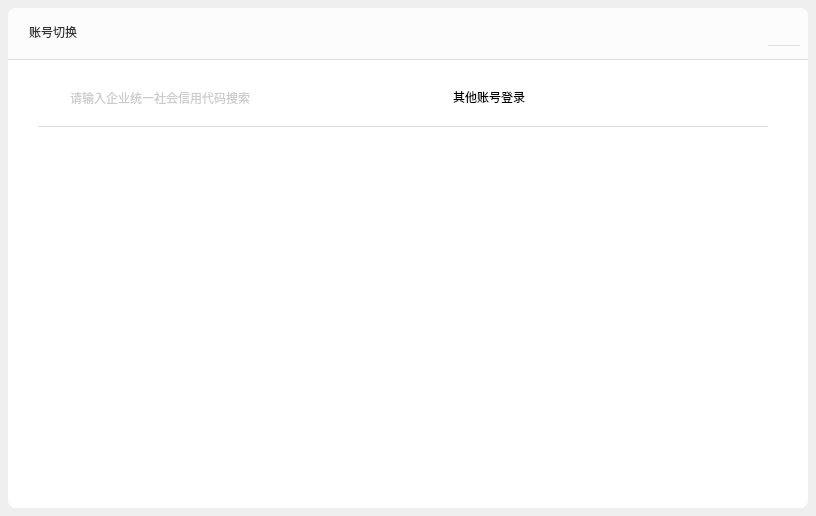
<?xml version="1.0" encoding="UTF-8"?>
<ui version="4.0">
 <class>SwitchAccWidget</class>
 <widget class="QWidget" name="SwitchAccWidget">
  <property name="geometry">
   <rect>
    <x>0</x>
    <y>0</y>
    <width>816</width>
    <height>516</height>
   </rect>
  </property>
  <property name="sizePolicy">
   <sizepolicy hsizetype="Fixed" vsizetype="Fixed">
    <horstretch>0</horstretch>
    <verstretch>0</verstretch>
   </sizepolicy>
  </property>
  <property name="minimumSize">
   <size>
    <width>816</width>
    <height>516</height>
   </size>
  </property>
  <property name="maximumSize">
   <size>
    <width>816</width>
    <height>516</height>
   </size>
  </property>
  <property name="windowTitle">
   <string>SwitchAccWidget</string>
  </property>
  <layout class="QVBoxLayout" name="verticalLayout">
   <property name="spacing">
    <number>0</number>
   </property>
   <property name="leftMargin">
    <number>8</number>
   </property>
   <property name="topMargin">
    <number>8</number>
   </property>
   <property name="rightMargin">
    <number>8</number>
   </property>
   <property name="bottomMargin">
    <number>8</number>
   </property>
   <item>
    <widget class="QWidget" name="FilletWidget" native="true">
     <property name="styleSheet">
      <string notr="true">border-radius:8px;
background-color: rgb(255, 255, 255);</string>
     </property>
     <widget class="QWidget" name="TopWidget" native="true">
      <property name="geometry">
       <rect>
        <x>0</x>
        <y>0</y>
        <width>800</width>
        <height>52</height>
       </rect>
      </property>
      <property name="sizePolicy">
       <sizepolicy hsizetype="Fixed" vsizetype="Fixed">
        <horstretch>0</horstretch>
        <verstretch>0</verstretch>
       </sizepolicy>
      </property>
      <property name="minimumSize">
       <size>
        <width>800</width>
        <height>52</height>
       </size>
      </property>
      <property name="maximumSize">
       <size>
        <width>800</width>
        <height>52</height>
       </size>
      </property>
      <property name="styleSheet">
       <string notr="true">background-color: rgb(252, 252, 252);
border-bottom:1px solid rgb(222, 222, 222);
border-bottom-right-radius:0px;
border-bottom-left-radius:0px;</string>
      </property>
      <widget class="QLabel" name="labelTitle">
       <property name="geometry">
        <rect>
         <x>21</x>
         <y>15</y>
         <width>80</width>
         <height>18</height>
        </rect>
       </property>
       <property name="sizePolicy">
        <sizepolicy hsizetype="Fixed" vsizetype="Fixed">
         <horstretch>0</horstretch>
         <verstretch>0</verstretch>
        </sizepolicy>
       </property>
       <property name="minimumSize">
        <size>
         <width>80</width>
         <height>18</height>
        </size>
       </property>
       <property name="maximumSize">
        <size>
         <width>80</width>
         <height>18</height>
        </size>
       </property>
       <property name="styleSheet">
        <string notr="true">font: 16px &quot;微软雅黑&quot;;
color: rgb(51, 51, 51);
border-bottom:0px;</string>
       </property>
       <property name="text">
        <string>账号切换</string>
       </property>
      </widget>
      <widget class="QPushButton" name="closeButton">
       <property name="geometry">
        <rect>
         <x>760</x>
         <y>10</y>
         <width>32</width>
         <height>28</height>
        </rect>
       </property>
       <property name="sizePolicy">
        <sizepolicy hsizetype="Fixed" vsizetype="Fixed">
         <horstretch>0</horstretch>
         <verstretch>0</verstretch>
        </sizepolicy>
       </property>
       <property name="minimumSize">
        <size>
         <width>32</width>
         <height>28</height>
        </size>
       </property>
       <property name="maximumSize">
        <size>
         <width>32</width>
         <height>28</height>
        </size>
       </property>
       <property name="styleSheet">
        <string notr="true">QPushButton{border-image: url(:/EntCenterWidget/image/close.png);}
QPushButton:hover,pressed{border-image: url(:/EntCenterWidget/image/close_sel.png);};</string>
       </property>
       <property name="text">
        <string/>
       </property>
      </widget>
     </widget>
     <widget class="QLineEdit" name="lineEdit">
      <property name="geometry">
       <rect>
        <x>30</x>
        <y>72</y>
        <width>400</width>
        <height>36</height>
       </rect>
      </property>
      <property name="sizePolicy">
       <sizepolicy hsizetype="Fixed" vsizetype="Fixed">
        <horstretch>0</horstretch>
        <verstretch>0</verstretch>
       </sizepolicy>
      </property>
      <property name="minimumSize">
       <size>
        <width>400</width>
        <height>36</height>
       </size>
      </property>
      <property name="maximumSize">
       <size>
        <width>400</width>
        <height>36</height>
       </size>
      </property>
      <property name="styleSheet">
       <string notr="true">QLineEdit{border-radius:0px;
border-image: url(:/EntCenterWidget/image/lineEdit.png);padding-left:30px;font: 14px &quot;微软雅黑&quot;;color:rgb(153,153,153);}
QLineEdit:hover,pressed{border-radius:0px;
border-image: url(:/EntCenterWidget/image/lineEdit_sel.png);}
QLineEdit:focus{border-radius:0px;
border-image: url(:/EntCenterWidget/image/lineEdit_sel.png);}</string>
      </property>
      <property name="placeholderText">
       <string>请输入企业统一社会信用代码搜索</string>
      </property>
     </widget>
     <widget class="QLabel" name="labelOtherAcc">
      <property name="geometry">
       <rect>
        <x>445</x>
        <y>82</y>
        <width>85</width>
        <height>14</height>
       </rect>
      </property>
      <property name="sizePolicy">
       <sizepolicy hsizetype="Fixed" vsizetype="Fixed">
        <horstretch>0</horstretch>
        <verstretch>0</verstretch>
       </sizepolicy>
      </property>
      <property name="minimumSize">
       <size>
        <width>85</width>
        <height>14</height>
       </size>
      </property>
      <property name="maximumSize">
       <size>
        <width>85</width>
        <height>14</height>
       </size>
      </property>
      <property name="cursor">
       <cursorShape>PointingHandCursor</cursorShape>
      </property>
      <property name="styleSheet">
       <string notr="true"/>
      </property>
      <property name="text">
       <string>其他账号登录</string>
      </property>
     </widget>
     <widget class="QLabel" name="labelSpace">
      <property name="geometry">
       <rect>
        <x>30</x>
        <y>118</y>
        <width>730</width>
        <height>1</height>
       </rect>
      </property>
      <property name="sizePolicy">
       <sizepolicy hsizetype="Fixed" vsizetype="Fixed">
        <horstretch>0</horstretch>
        <verstretch>0</verstretch>
       </sizepolicy>
      </property>
      <property name="minimumSize">
       <size>
        <width>730</width>
        <height>1</height>
       </size>
      </property>
      <property name="maximumSize">
       <size>
        <width>730</width>
        <height>1</height>
       </size>
      </property>
      <property name="styleSheet">
       <string notr="true">background-color: rgb(222, 222, 222);</string>
      </property>
      <property name="text">
       <string/>
      </property>
     </widget>
     <widget class="QListWidget" name="listWidget">
      <property name="geometry">
       <rect>
        <x>30</x>
        <y>129</y>
        <width>740</width>
        <height>360</height>
       </rect>
      </property>
      <property name="sizePolicy">
       <sizepolicy hsizetype="Fixed" vsizetype="Fixed">
        <horstretch>0</horstretch>
        <verstretch>0</verstretch>
       </sizepolicy>
      </property>
      <property name="minimumSize">
       <size>
        <width>740</width>
        <height>360</height>
       </size>
      </property>
      <property name="maximumSize">
       <size>
        <width>740</width>
        <height>360</height>
       </size>
      </property>
      <property name="styleSheet">
       <string notr="true">QListWidget{border-bottom-left-radius:0px;}
QListWidget::Item{background:rgb(255,255,255);}
QScrollBar::vertical{width:8px;background:rgba(0,0,0,0%);margin:0px,0px,0px,0px;}QScrollBar::handle:vertical{width:8px;background:rgba(0,0,0,25%); border-radius:4px;min-height:20;}QScrollBar::handle:vertical:hover{width:8px;background:rgba(0,0,0,50%); border-radius:4px;min-height:20;}QScrollBar::add-line:vertical{height:9px;width:8px;border-image:url(:/images/a/3.png);subcontrol-position:bottom;}QScrollBar::sub-line:vertical{height:9px;width:8px;border-image:url(:/images/a/1.png);subcontrol-position:top;}QScrollBar::add-page:vertical,QScrollBar::sub-page:vertical{background:rgba(0,0,0,10%);border-radius:4px;};</string>
      </property>
      <property name="frameShape">
       <enum>QFrame::NoFrame</enum>
      </property>
      <property name="selectionMode">
       <enum>QAbstractItemView::SingleSelection</enum>
      </property>
     </widget>
     <widget class="QLabel" name="label">
      <property name="geometry">
       <rect>
        <x>270</x>
        <y>240</y>
        <width>246</width>
        <height>105</height>
       </rect>
      </property>
      <property name="sizePolicy">
       <sizepolicy hsizetype="Fixed" vsizetype="Fixed">
        <horstretch>0</horstretch>
        <verstretch>0</verstretch>
       </sizepolicy>
      </property>
      <property name="minimumSize">
       <size>
        <width>246</width>
        <height>105</height>
       </size>
      </property>
      <property name="maximumSize">
       <size>
        <width>246</width>
        <height>105</height>
       </size>
      </property>
      <property name="styleSheet">
       <string notr="true">border-image: url(:/EntCenterWidget/image/icon_zwxx.png);</string>
      </property>
      <property name="text">
       <string/>
      </property>
     </widget>
    </widget>
   </item>
  </layout>
 </widget>
 <layoutdefault spacing="6" margin="11"/>
 <resources>
  <include location="EntCenterWidget.qrc"/>
 </resources>
 <connections/>
</ui>
